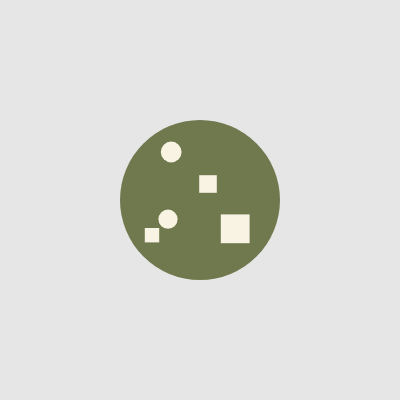
Frame 1 (no input)
Frame 60 (no input): identical to frame 1, image omitted
Frame 120 (the mouse pressed at the canvas centre since frame 60): identical to frame 1, image omitted

The p5.js sketch that drew this single still picture (run headless with seeded random() and noise() and a simulated clock; from frame 60 on, the mouse is pressed at the canvas centre):

// p5.js sketch
// ── sketch.js
// DM2008 — Activity 4a [Guided]
// Bake a Cookie (30 min)
//
// A class is a blueprint — Cookie describes what every cookie has and can do.
// Your job is to complete the class, then add movement and a flavor randomizer.
//
// Suggested order:
// 1. Add the missing properties to the constructor (sz, x, y)
// 2. Fix show() so it uses this.flavor, this.x, this.y, this.sz
// 3. Implement move() and randomFlavor()
// 4. Wire them up in keyPressed() and mousePressed()
//
// Stretch: add a second cookie with different starting values.

let cookie;

function setup() {
  createCanvas(400, 400);
  noStroke();
  rectMode(CENTER)
  cookie = new Cookie("matcha", 160, width / 2, height / 2);
}

function draw() {
  background(230);
  cookie.show();
}

class Cookie {
  constructor(flavor, sz, x, y) {
    // this. binds each value to this specific cookie object
    // Add the missing properties below
    this.flavor = flavor;
    this.sz = sz;
    this.x = x;
    this.y = y;
  }

  show() {
    // Fix this method — it should use this.flavor, this.x, this.y, this.sz
    switch (this.flavor) {
      case "chocolate":
        fill(196, 146, 96);
        break;
      case "gingerbread":
        fill("#cb864d");
        break;
      case "matcha":
        fill("#70794e");
        break;
      default:
        fill(220, 180, 120);
    }
    ellipse(this.x, this.y, this.sz);
    switch (this.flavor){
      case "chocolate":
        fill("#8f5656")
        square(this.x - this.sz*0.22, this.y - this.sz*0.15, this.sz*0.1);
        square(this.x + this.sz*0.18, this.y - this.sz*0.10, this.sz*0.1);
        square(this.x - this.sz*0.05, this.y + this.sz*0.12, this.sz*0.07);
        square(this.x - this.sz*0.2, this.y + this.sz*0.22, this.sz*0.07);
        square(this.x + this.sz*0.20, this.y + this.sz*0.18, this.sz*0.15);
        break;
      case "gingerbread":
        push()
      fill("#cb864d")
        ellipse(this.x - this.sz*0.5, this.y - this.sz*0.2, this.sz*0.5);
        ellipse(this.x + this.sz*0.5, this.y - this.sz*0.2, this.sz*0.5);
        ellipse(this.x - this.sz*0.22, this.y + this.sz*0.28, this.sz*0.6, this.sz);
        ellipse(this.x + this.sz*0.22, this.y + this.sz*0.28, this.sz*0.6, this.sz);      
        ellipse(this.x, this.y - this.sz*0.65, this.sz*0.9);
      fill("#f1eee9")
        ellipse(this.x - this.sz*0.2, this.y - this.sz*0.7, this.sz*0.1);
        ellipse(this.x + this.sz*0.2, this.y - this.sz*0.7, this.sz*0.1);
      fill("#6d1818") 
        ellipse(this.x, this.y - this.sz*0.2, this.sz*0.12);
        ellipse(this.x, this.y, this.sz*0.12);
        ellipse(this.x, this.y + this.sz*0.2, this.sz*0.12);
        noFill();
        stroke("#db0000");
        strokeWeight(this.sz*0.05);
        arc(this.x, this.y - this.sz*0.58, 80, 40, 0, PI);
        pop()
        break;
      case "matcha":
        fill("#f8f3e3")
        ellipse(this.x - this.sz*0.18, this.y - this.sz*0.3, this.sz*0.13);
        square(this.x + this.sz*0.05, this.y - this.sz*0.10, this.sz*0.11);
        ellipse(this.x - this.sz*0.2, this.y + this.sz*0.12, this.sz*0.12);
        square(this.x - this.sz*0.3, this.y + this.sz*0.22, this.sz*0.09);
        square(this.x + this.sz*0.22, this.y + this.sz*0.18, this.sz*0.18);
        break;
    }
  }

  // Add a move() method — update this.x or this.y based on which key is pressed
  move() {
    if(key == "x"){
      this.x = random(this.sz*0.5, width-this.sz*0.5)
    }
    if(key == "y"){
      this.y = random(this.sz*0.5, height-this.sz*0.5)
    }

  }

  // Add a randomFlavor() method — set this.flavor to one of at least 3 options
  randomFlavor() {
  const flavors = ["chocolate", "gingerbread", "matcha"];
    this.flavor = random(flavors);
  }
}

// Call cookie.move() when an arrow key is pressed
function keyPressed() {
    cookie.move();
}

// Call cookie.randomFlavor() when the mouse is clicked
function mousePressed() {
    cookie.randomFlavor();
}
